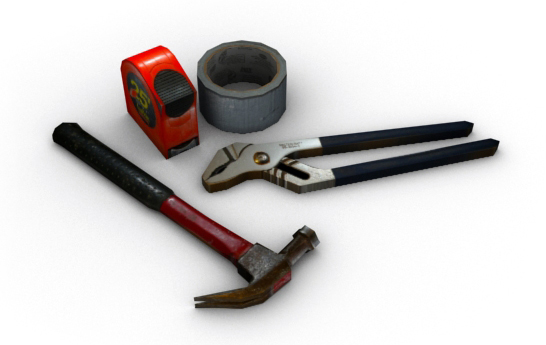
#> input picture TP 1/tools.jpg, 546 x 345 px
$ jupyter execute --allow-errors DM1_Chekroun.ipynb   (shell and % lines are left out)
#> lines starting #> are read from the running program, lines starting #| are printed output that depends on the picture; after the words box and inside, x2 and y2 are one past the last pixel; in counts of white or black regions, pixels touching at a corner belong together
# TP1: Canny Edges

Read, understand, and complete the following notebook. You must return the completed notebook, including your answers and illustrations (you may need to add cells to write your code or comments).

To execute a notebook, you will need to [install jupyter](http://jupyter.org/install.html). If you are using anaconda (strongly advised) you will have necessary libraries, if not, you may need to install them. If you cannot/don't want to use notebooks, you can return both your python code and a report in pdf.

Return your work by e-mail using a single file (ipynb or zip) with the format 'introvis17_tp1_yourname.ipynb'

The first part is about basic image processing in Python, the second guides you in the implementation of the Canny edge detector.

## 1. Basic image processing in Python

Here are a set of useful libraries for image processing. You will need to refer to the online documentation of the different libraries to complete the TP.

[cell 1]
import numpy as np
# this is the key library for manipulating arrays. Use the online ressources! http://www.numpy.org/

import matplotlib.pyplot as plt
# used to read images, display and plot http://matplotlib.org/api/pyplot_api.html .
#You can also check this simple intro to using ipython notebook with images https://matplotlib.org/users/image_tutorial.html

# to display directly in the notebook

import scipy.ndimage as ndimage
# one of several python libraries for image procession

plt.rcParams['image.cmap'] = 'gray'
# by default, the grayscale images are displayed with the jet colormap: use grayscale instead

[cell 2]
##### I'm gonna use this function later #####
def display_image(I):
    plt.imshow(I)
    plt.show()

Here is a simple example how to read and display an image.

[cell 3]
name='tools.jpg'
I=plt.imread(name)
#> I is the input picture: shape (345, 546, 3); mean R, G, B 208, 204.9, 204.2
plt.figure(figsize=(5,5)) # this line is not necessary, but allows you to control the size of the displayed image
plt.imshow(I)
plt.show() # this is necessary only if you want to display several images

a- What's the size of the image I? Its type? The type of the values it contains? What's its range?

[cell 4]
# complete this part.
# Tip: look for numpy attributes (e.g. https://docs.scipy.org/doc/numpy/reference/arrays.ndarray.html)
# and functions to do what you want (e.g. np.min)

print("The size of the image:",I.shape) #it's the size of I
#| The size of the image: (345, 546, 3)
print("The type of the image:",type(I)) #it's the type of I
#| The type of the image: <class 'numpy.ndarray'>
print("Type of the contained values:",I.dtype) #it's the type of the values it contains
#| Type of the contained values: uint8
print("Dynamic range:",np.amin(I),':',np.amax(I)) #it's the range of the picture
#| Dynamic range: 0 : 255

b- Here is a simple function to load an image and crop it according to a bounding box. Make sure you understand every line

[cell 5]
def load_image_v0(name,crop_window=-1):
#> in load_image, `M=np.zeros((I.shape[0],I.shape[1]))`: M: shape (345, 546) float64; every value is 0
    I=plt.imread(name)
    if crop_window!=-1:
        I=I[crop_window[0]:crop_window[1],crop_window[2]:crop_window[3]]
    I=I.astype('float')/255
    return I

# [9 lines of commented-out code are left out]

Use the function to display and save a grayscale version of the 100x50 pixels of the bottom left corner of 'lena'.

[cell 6]
def RGB_to_grey(tuple):
    return np.dot(np.asarray(tuple),[0.2989,0.5870,0.1140])
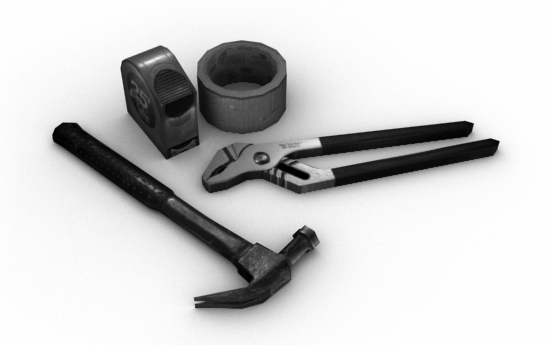
#> returned value: shape (345, 546) float64; min 0, max 255, mean 205.7

#> (the rest of this cell did not finish here and is left out)

c- Modify the following function so that it can load an RGB image and convert it to a grayscale image using the formula L=0.2989 * R + 0.5870 * G + 0.1140 * B, where R, G and B are the three color channels of the color image and L is the luminance (i.e. the grayscale image). Include a test so that your function also works if the input image is grayscale.

[cell 7]
def est_gris(I):
    return (len(I[0][0])==4)

def load_image(name,crop_window=-1):
    I=plt.imread(name)
    if est_gris(I):
        print("La photo est déjà grise")
        return I
    M=np.zeros((I.shape[0],I.shape[1]))
    M=RGB_to_grey(I)
    if crop_window!=-1:
        M=M[crop_window[0]:crop_window[1],crop_window[2]:crop_window[3]]
    M=M.astype('float')/255
    return M

I=load_image('tools.jpg')
plt.imshow(I)
plt.show()
#> (the rest of this cell did not finish here and is left out)

Use your function to load a grayscale version of lena and save it as a png image.

d- Here is an example of how to convolve an image with a Gaussian. What is the size of the output? What are the border conditions? Replace the border conditions with zero padding and comment on the result

[cell 8]
Ib=ndimage.gaussian_filter(I, sigma=2)

print(I.shape) #same size
#| (345, 546)

#The border conditions are "reflect"

Ibprime=ndimage.gaussian_filter(I,sigma=2,mode='constant')
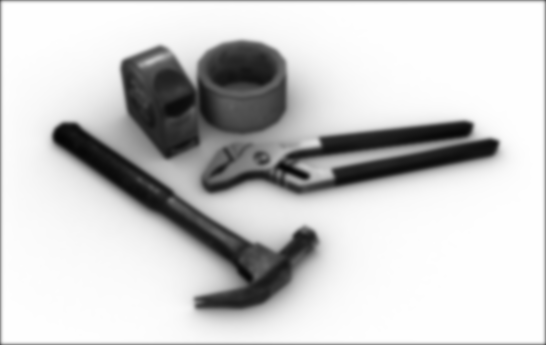
#> Ibprime: shape (345, 546) float64; min 0.0202, max 1, mean 0.799

display_image(Ib)
display_image(Ibprime)

e- What does the following code do? What's its visual effect on the image?

[cell 9]
k = np.array([[-1./9, -1./9, -1./9],
               [-1./9, 17./9, -1./9],
               [-1./9, -1./9, -1./9]])
O=ndimage.convolve(I, k)
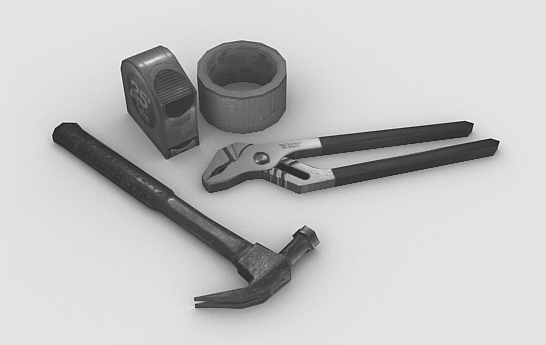
#> O: shape (345, 546) float64; min -0.272, max 1.15, mean 0.807; drawn with min black and max white

#Every pixel becomes more "important" than all of his neighbors, thus increasing the impression of details on the picture

display_image(O)

f- Write a function "compute_gradient" that returns three images containing the input image derivative along the horizontal direction, the vertical direction, and the gradient norm. It should use forward differences, and take an optional argument "sigma" that gives the scale of the derivative. What is the size of the output compared to the size of the input?

[cell 10]
def compute_gradient(I,sigma=2):
    # [4 lines of commented-out code are left out]
    I_hor=ndimage.gaussian_filter(I,sigma=sigma,order=(1,0),mode='constant')
    I_ver=ndimage.gaussian_filter(I,sigma=sigma,order=(0,1),mode='constant')
    I_grad=np.sqrt(I_hor*I_hor + I_ver*I_ver)
    return I_hor,I_ver,I_grad
I_hor,I_ver,I_grad=compute_gradient(I)
display_image(I_hor)
display_image(I_ver)
display_image(I_grad)

g- Visualize the three images returned by your function for different values of sigma. Comment.

The highest sigma is, the biggest the edges are and the worst the precision is, but we lose increasingly more noises

[cell 11]
I_hor1,I_ver1,I_grad1 = compute_gradient(I,1)
I_hor2,I_ver2,I_grad2 = compute_gradient(I,2)
I_hor3,I_ver3,I_grad3 = compute_gradient(I,3)
#> call 4 of compute_gradient, with sigma = 3
#> in compute_gradient (call 4), `I_hor=ndimage.gaussian_filter(I,sigma=sigma,order=(1,0),mode='constant')`:
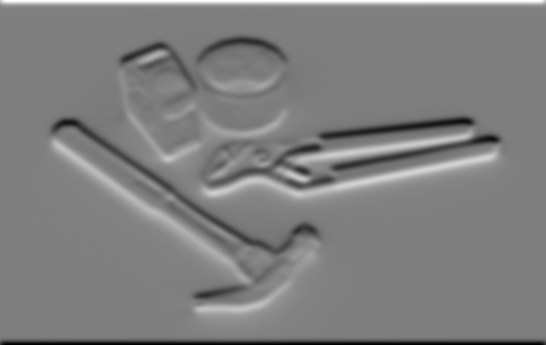
#> I_hor: shape (345, 546) float64; min -0.132, max 0.132, mean -7.16e-06; drawn with min black and max white
I_hor4,I_ver4,I_grad4 = compute_gradient(I,4)
#> in compute_gradient (call 5), `I_ver=ndimage.gaussian_filter(I,sigma=sigma,order=(0,1),mode='constant')`:
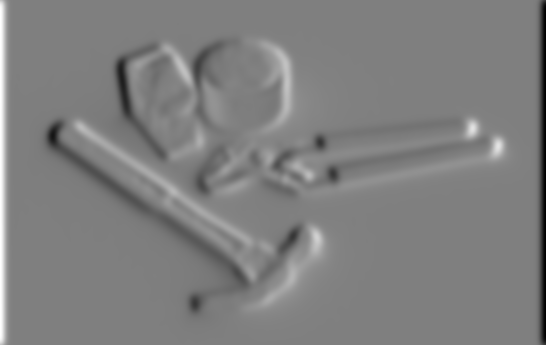
#> I_ver: shape (345, 546) float64; min -0.0992, max 0.0992, mean 5.01e-06; drawn with min black and max white
#> in compute_gradient (call 5), `I_grad=np.sqrt(I_hor*I_hor + I_ver*I_ver)`:
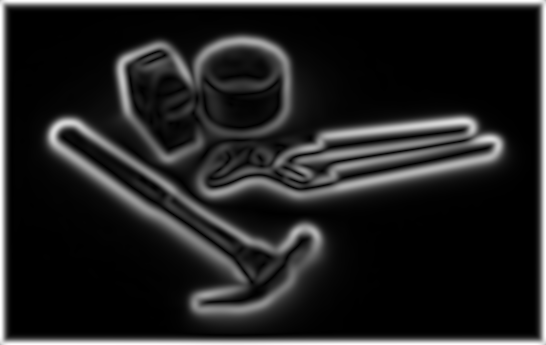
#> I_grad: shape (345, 546) float64; min 0, max 0.0992, mean 0.0136; drawn with min black and max white

print("sigma is equal to 1")
display_image(I_hor1)
display_image(I_ver1)
display_image(I_grad1)
print("sigma is equal to 2")
display_image(I_hor2)
display_image(I_ver2)
display_image(I_grad2)
print("sigma is equal to 3")
display_image(I_hor3)
display_image(I_ver3)
display_image(I_grad3)
print("sigma is equal to 4")
display_image(I_hor4)
display_image(I_ver4)
display_image(I_grad4)

If you had difficulties to do this first part, it might be good to look at a few more examples before writting your own code. You can find many python tutorial for image processing online, for example http://www.scipy-lectures.org/advanced/image_processing/

## 2. Canny edges

a- Compute a binary image corresponding to thresholding the norm of the gradient. Discuss the parameters (there are two) and their influence of the results

[cell 12]
def treshold_gradient(I,sigma,th):
#> called with sigma = 2, th = 0.04
    _,_,I_grad=compute_gradient(I,sigma)
    (n,p)=I_grad.shape
#> n = 345; p = 546
    I_bis=np.zeros((n,p))
    for i in range(n):
        for j in range(p):
            if I_grad[i][j] > th:
                I_bis[i][j]=1
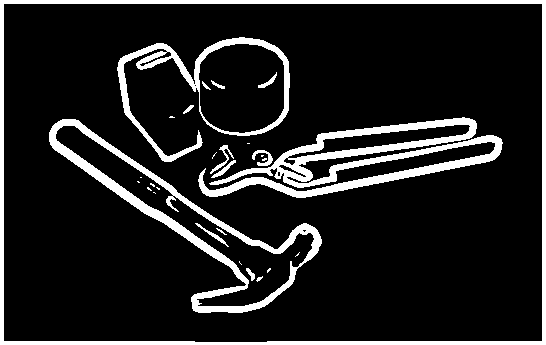
#> I_bis: shape (345, 546) float64; values 0 (black) and 1 (white), 12.7% white; 29 white regions (14 under 20 px), largest, box (x1, y1, x2, y2) and area: (198, 117, 503, 198) 7279, (0, 0, 546, 345) 6992, (49, 119, 322, 313) 5563
    return I_bis

I_bis=treshold_gradient(I,2,0.04)
display_image(I_bis)

# - The parameter $sigma$ is the same as seen above
# - The parameter $th$ is the treshold. The higher it is, the lower will be the level of brightness needed to shut a pixel off.

# Chosing wisely $sigma$ and $th$ would allow us to highlight the edges of our image

b- Write a function "nms(gradient_norm)" which takes as input the gradient norm and outputs a binary images with value 1 only for pixels that correspond to a maximum in the direction of the gradient.

[cell 13]
def round_angle(angle):
    if -9/8*np.pi <= angle < - 7/8*np.pi:
        return 0
    elif - 7/8*np.pi <= angle < -5/8*np.pi:
        return 1
    elif - 5/8*np.pi <= angle < -3/8*np.pi:
        return 2
    elif - 3/8*np.pi <= angle < -1/8*np.pi:
        return 3
    elif - 1/8*np.pi <= angle < 1/8*np.pi:
        return 0
    elif 1/8*np.pi <= angle < 3/8*np.pi:
        return 1
    elif 3/8*np.pi <= angle < 5/8*np.pi:
        return 2
    elif 5/8*np.pi <= angle < 7/8*np.pi:
        return 3
    elif 7/8*np.pi <= angle < 9/8*np.pi:
        return 0


def nms(I, sigma):
#> called with sigma = 2
    I_hor,I_ver,I_grad=compute_gradient(I,sigma)
    Dir=np.arctan2(I_hor,I_ver)
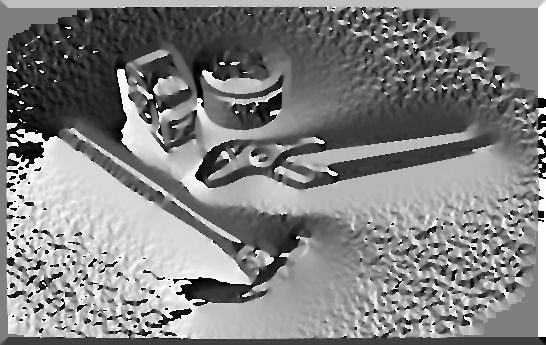
#> Dir: shape (345, 546) float64; min -3.14, max 3.14, mean 0.071; drawn with min black and max white
    line, column = I_grad.shape
#> line = 345; column = 546
    M = np.zeros((line,column), dtype=np.int32)
    for i in range(line-1):
        for j in range(column-1):
            where = round_angle(Dir[i, j])
            if where == 0:
                if (I_grad[i, j] >= I_grad[i, j - 1]) and (I_grad[i, j] >= I_grad[i, j + 1]):
                    M[i,j] = 1
            elif where == 1:
                if (I_grad[i, j] >= I_grad[i - 1, j]) and (I_grad[i, j] >= I_grad[i + 1, j]):
                    M[i,j] = 1
            elif where == 2:
                if (I_grad[i, j] >= I_grad[i - 1, j - 1]) and (I_grad[i, j] >= I_grad[i + 1, j + 1]):
                    M[i,j] = 1
            elif where == 3:
                if (I_grad[i, j] >= I_grad[i - 1, j + 1]) and (I_grad[i, j] >= I_grad[i + 1, j - 1]):
                    M[i,j] = 1
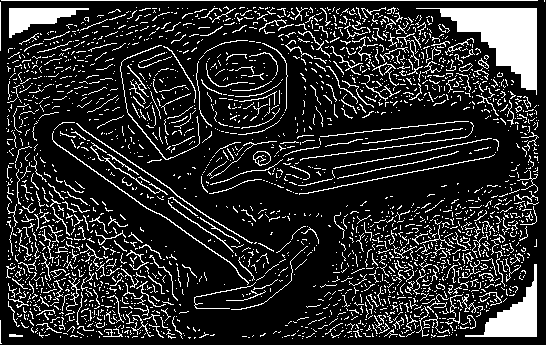
#> M: shape (345, 546) int32; values 0 (black) and 1 (white), 16.6% white; 2631 white regions (2356 under 20 px), largest, box (x1, y1, x2, y2) and area: (416, 8, 537, 95) 4156, (465, 264, 537, 337) 1776, (9, 8, 89, 38) 1137
    return M,I_grad,Dir


#display_image(I)
M,I_grad,Dir=nms(I,2)
display_image(I_grad)
display_image(Dir)
display_image(M)
plt.imsave("gradienttools.png",M)

c- Combine 'a' and 'b' to extract edges with a gradient norm larger than a given threshold.

[cell 14]
def c(I,th,sigma):
#> called with th = 0.008, sigma = 2
    M,I_grad,_ = nms(I,sigma)
    n,p=I_grad.shape
#> n = 345; p = 546
    O=np.zeros((n,p))
    for i in range(n):
        for j in range(p):
            if I_grad[i][j]<th:
                M[i][j]=0
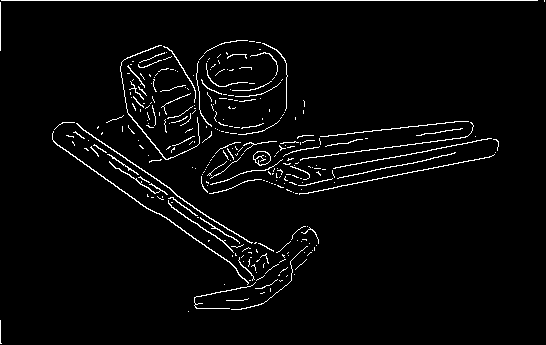
#> M: shape (345, 546) int32; values 0 (black) and 1 (white), 3.2% white in thin lines or dots
    return M

display_image(I)
O=c(I,0.008,2)
plt.imsave("gradienttools2.png",O)
display_image(O)

d- Add the hysteresis thresholding to 'c' to implement a function computing the Canny esdges.

Here is one way to do the hysteresis thresholding. Keep a list of the edges for which you have to visit neighboors. Initialize the list with the edges corresponding to the most discriminative threshold. For each edge you are sure of (i.e. in the list), you have to check if its neighboors are considered edges using the less discriminative threshold. If they are, add them to the output edges and in the list of edges to visit.

[cell 15]
# [68 lines left out: functions voisin_present, c_hyst, not called in this run]
#> (the rest of this cell did not finish here and is left out)

display_image(I)
O=c_hyst(I,3,0.001,0.02)
display_image(O)
plt.imsave("canny_lena.jpg",O)

e- Use your algorithm with different parameters and comment on their effects.

#> (a cell that did not finish here is left out)
